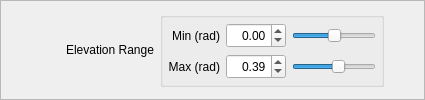
                   <widget class="QFrame" name="RadialShooterElevationRangeFrame">
                    <property name="sizePolicy">
                     <sizepolicy hsizetype="Preferred" vsizetype="Preferred">
                      <horstretch>0</horstretch>
                      <verstretch>0</verstretch>
                     </sizepolicy>
                    </property>
                    <property name="frameShape">
                     <enum>QFrame::StyledPanel</enum>
                    </property>
                    <property name="frameShadow">
                     <enum>QFrame::Raised</enum>
                    </property>
                    <layout class="QHBoxLayout" name="horizontalLayout_3">
                     <property name="margin">
                      <number>0</number>
                     </property>
                     <item>
                      <spacer name="horizontalSpacer_37">
                       <property name="orientation">
                        <enum>Qt::Horizontal</enum>
                       </property>
                       <property name="sizeType">
                        <enum>QSizePolicy::Preferred</enum>
                       </property>
                       <property name="sizeHint" stdset="0">
                        <size>
                         <width>65</width>
                         <height>20</height>
                        </size>
                       </property>
                      </spacer>
                     </item>
                     <item>
                      <widget class="QLabel" name="RadialShooterElevationRangeLabel">
                       <property name="sizePolicy">
                        <sizepolicy hsizetype="Preferred" vsizetype="Fixed">
                         <horstretch>0</horstretch>
                         <verstretch>0</verstretch>
                        </sizepolicy>
                       </property>
                       <property name="toolTip">
                        <string>The elevation range the Shooter will send each particle. 0=up, 3.14=down</string>
                       </property>
                       <property name="text">
                        <string>Elevation Range</string>
                       </property>
                       <property name="alignment">
                        <set>Qt::AlignRight|Qt::AlignTrailing|Qt::AlignVCenter</set>
                       </property>
                      </widget>
                     </item>
                     <item>
                      <widget class="QGroupBox" name="RadialShooterElevationRangeBox">
                       <property name="sizePolicy">
                        <sizepolicy hsizetype="Expanding" vsizetype="Fixed">
                         <horstretch>0</horstretch>
                         <verstretch>0</verstretch>
                        </sizepolicy>
                       </property>
                       <property name="title">
                        <string/>
                       </property>
                       <layout class="QGridLayout" name="gridLayout_14">
                        <property name="margin">
                         <number>5</number>
                        </property>
                        <item row="0" column="0">
                         <widget class="QLabel" name="RadialShooterElevationMinLabel">
                          <property name="sizePolicy">
                           <sizepolicy hsizetype="Preferred" vsizetype="Fixed">
                            <horstretch>0</horstretch>
                            <verstretch>0</verstretch>
                           </sizepolicy>
                          </property>
                          <property name="minimumSize">
                           <size>
                            <width>0</width>
                            <height>25</height>
                           </size>
                          </property>
                          <property name="toolTip">
                           <string>The minimum elevation (0=up, 3.14=down)</string>
                          </property>
                          <property name="text">
                           <string>Min (rad)</string>
                          </property>
                          <property name="alignment">
                           <set>Qt::AlignRight|Qt::AlignTrailing|Qt::AlignVCenter</set>
                          </property>
                         </widget>
                        </item>
                        <item row="1" column="0">
                         <widget class="QLabel" name="RadialShooterElevationMaxLabel">
                          <property name="sizePolicy">
                           <sizepolicy hsizetype="Preferred" vsizetype="Fixed">
                            <horstretch>0</horstretch>
                            <verstretch>0</verstretch>
                           </sizepolicy>
                          </property>
                          <property name="minimumSize">
                           <size>
                            <width>0</width>
                            <height>25</height>
                           </size>
                          </property>
                          <property name="toolTip">
                           <string>The maximum elevation (0=up, 3.14=down)</string>
                          </property>
                          <property name="text">
                           <string>Max (rad)</string>
                          </property>
                          <property name="alignment">
                           <set>Qt::AlignRight|Qt::AlignTrailing|Qt::AlignVCenter</set>
                          </property>
                         </widget>
                        </item>
                        <item row="0" column="2">
                         <widget class="QSlider" name="RadialShooterElevationMinSlider">
                          <property name="toolTip">
                           <string>The minimum elevation (0=up, 3.14=down)</string>
                          </property>
                          <property name="minimum">
                           <number>-314</number>
                          </property>
                          <property name="maximum">
                           <number>314</number>
                          </property>
                          <property name="orientation">
                           <enum>Qt::Horizontal</enum>
                          </property>
                         </widget>
                        </item>
                        <item row="0" column="1">
                         <widget class="QDoubleSpinBox" name="RadialShooterElevationMinSpinBox">
                          <property name="sizePolicy">
                           <sizepolicy hsizetype="Fixed" vsizetype="Fixed">
                            <horstretch>0</horstretch>
                            <verstretch>0</verstretch>
                           </sizepolicy>
                          </property>
                          <property name="minimumSize">
                           <size>
                            <width>60</width>
                            <height>25</height>
                           </size>
                          </property>
                          <property name="maximumSize">
                           <size>
                            <width>60</width>
                            <height>25</height>
                           </size>
                          </property>
                          <property name="toolTip">
                           <string>The minimum elevation (0=up, 3.14=down)</string>
                          </property>
                          <property name="alignment">
                           <set>Qt::AlignRight|Qt::AlignTrailing|Qt::AlignVCenter</set>
                          </property>
                          <property name="minimum">
                           <double>-3.140000000000000</double>
                          </property>
                          <property name="maximum">
                           <double>3.140000000000000</double>
                          </property>
                          <property name="singleStep">
                           <double>0.010000000000000</double>
                          </property>
                         </widget>
                        </item>
                        <item row="1" column="2">
                         <widget class="QSlider" name="RadialShooterElevationMaxSlider">
                          <property name="toolTip">
                           <string>The maximum elevation (0=up, 3.14=down)</string>
                          </property>
                          <property name="minimum">
                           <number>-314</number>
                          </property>
                          <property name="maximum">
                           <number>314</number>
                          </property>
                          <property name="value">
                           <number>39</number>
                          </property>
                          <property name="orientation">
                           <enum>Qt::Horizontal</enum>
                          </property>
                         </widget>
                        </item>
                        <item row="1" column="1">
                         <widget class="QDoubleSpinBox" name="RadialShooterElevationMaxSpinBox">
                          <property name="sizePolicy">
                           <sizepolicy hsizetype="Fixed" vsizetype="Fixed">
                            <horstretch>0</horstretch>
                            <verstretch>0</verstretch>
                           </sizepolicy>
                          </property>
                          <property name="minimumSize">
                           <size>
                            <width>60</width>
                            <height>25</height>
                           </size>
                          </property>
                          <property name="maximumSize">
                           <size>
                            <width>60</width>
                            <height>25</height>
                           </size>
                          </property>
                          <property name="toolTip">
                           <string>The maximum elevation (0=up, 3.14=down)</string>
                          </property>
                          <property name="alignment">
                           <set>Qt::AlignRight|Qt::AlignTrailing|Qt::AlignVCenter</set>
                          </property>
                          <property name="minimum">
                           <double>-3.140000000000000</double>
                          </property>
                          <property name="maximum">
                           <double>3.140000000000000</double>
                          </property>
                          <property name="singleStep">
                           <double>0.010000000000000</double>
                          </property>
                          <property name="value">
                           <double>0.390000000000000</double>
                          </property>
                         </widget>
                        </item>
                       </layout>
                      </widget>
                     </item>
                     <item>
                      <spacer name="horizontalSpacer_31">
                       <property name="orientation">
                        <enum>Qt::Horizontal</enum>
                       </property>
                       <property name="sizeType">
                        <enum>QSizePolicy::Preferred</enum>
                       </property>
                       <property name="sizeHint" stdset="0">
                        <size>
                         <width>40</width>
                         <height>20</height>
                        </size>
                       </property>
                      </spacer>
                     </item>
                    </layout>
                   </widget>
